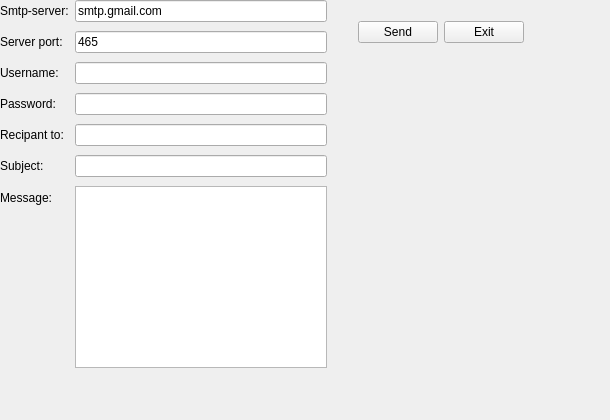
     <widget class="QWidget" name="tab_14">
      <attribute name="title">
       <string>E-MAIL</string>
      </attribute>
      <widget class="QLabel" name="label_14">
       <property name="geometry">
        <rect>
         <x>0</x>
         <y>0</y>
         <width>501</width>
         <height>321</height>
        </rect>
       </property>
       <property name="styleSheet">
        <string notr="true">background-image: url(:/bg.jpg);</string>
       </property>
       <property name="text">
        <string/>
       </property>
       <property name="pixmap">
        <pixmap>../60342173_2276972439287605_1529191567795945472_n.jpg</pixmap>
       </property>
      </widget>
      <widget class="QWidget" name="layoutWidget_2">
       <property name="geometry">
        <rect>
         <x>320</x>
         <y>20</y>
         <width>204</width>
         <height>25</height>
        </rect>
       </property>
       <layout class="QHBoxLayout" name="horizontalLayout">
        <item>
         <spacer name="horizontalSpacer">
          <property name="orientation">
           <enum>Qt::Horizontal</enum>
          </property>
          <property name="sizeHint" stdset="0">
           <size>
            <width>40</width>
            <height>20</height>
           </size>
          </property>
         </spacer>
        </item>
        <item>
         <widget class="QPushButton" name="sendBtn">
          <property name="text">
           <string>Send</string>
          </property>
         </widget>
        </item>
        <item>
         <widget class="QPushButton" name="exitBtn">
          <property name="text">
           <string>Exit</string>
          </property>
         </widget>
        </item>
       </layout>
      </widget>
      <widget class="QWidget" name="layoutWidget">
       <property name="geometry">
        <rect>
         <x>0</x>
         <y>0</y>
         <width>327</width>
         <height>368</height>
        </rect>
       </property>
       <layout class="QFormLayout" name="formLayout">
        <property name="fieldGrowthPolicy">
         <enum>QFormLayout::ExpandingFieldsGrow</enum>
        </property>
        <property name="rowWrapPolicy">
         <enum>QFormLayout::WrapLongRows</enum>
        </property>
        <property name="verticalSpacing">
         <number>9</number>
        </property>
        <item row="0" column="0">
         <widget class="QLabel" name="label_61">
          <property name="text">
           <string>Smtp-server:</string>
          </property>
         </widget>
        </item>
        <item row="1" column="0">
         <widget class="QLabel" name="label_62">
          <property name="text">
           <string>Server port:</string>
          </property>
         </widget>
        </item>
        <item row="2" column="0">
         <widget class="QLabel" name="label_63">
          <property name="text">
           <string>Username:</string>
          </property>
         </widget>
        </item>
        <item row="3" column="0">
         <widget class="QLabel" name="label_64">
          <property name="text">
           <string>Password:</string>
          </property>
         </widget>
        </item>
        <item row="4" column="0">
         <widget class="QLabel" name="label_65">
          <property name="text">
           <string>Recipant to:</string>
          </property>
         </widget>
        </item>
        <item row="5" column="0">
         <widget class="QLabel" name="label_66">
          <property name="text">
           <string>Subject:</string>
          </property>
         </widget>
        </item>
        <item row="6" column="0">
         <widget class="QLabel" name="label_67">
          <property name="text">
           <string>Message:</string>
          </property>
         </widget>
        </item>
        <item row="0" column="1">
         <widget class="QLineEdit" name="server">
          <property name="text">
           <string>smtp.gmail.com</string>
          </property>
         </widget>
        </item>
        <item row="1" column="1">
         <widget class="QLineEdit" name="port">
          <property name="text">
           <string>465</string>
          </property>
         </widget>
        </item>
        <item row="2" column="1">
         <widget class="QLineEdit" name="uname"/>
        </item>
        <item row="3" column="1">
         <widget class="QLineEdit" name="paswd">
          <property name="inputMask">
           <string/>
          </property>
          <property name="echoMode">
           <enum>QLineEdit::Password</enum>
          </property>
         </widget>
        </item>
        <item row="4" column="1">
         <widget class="QLineEdit" name="rcpt"/>
        </item>
        <item row="5" column="1">
         <widget class="QLineEdit" name="subject"/>
        </item>
        <item row="6" column="1">
         <widget class="QPlainTextEdit" name="msg"/>
        </item>
       </layout>
      </widget>
      <widget class="QLabel" name="label_46">
       <property name="geometry">
        <rect>
         <x>-6</x>
         <y>-1</y>
         <width>601</width>
         <height>411</height>
        </rect>
       </property>
       <property name="text">
        <string/>
       </property>
       <property name="pixmap">
        <pixmap>../../Downloads/back.png</pixmap>
       </property>
      </widget>
      <zorder>label_46</zorder>
      <zorder>label_14</zorder>
      <zorder>layoutWidget_2</zorder>
      <zorder>layoutWidget</zorder>
     </widget>
